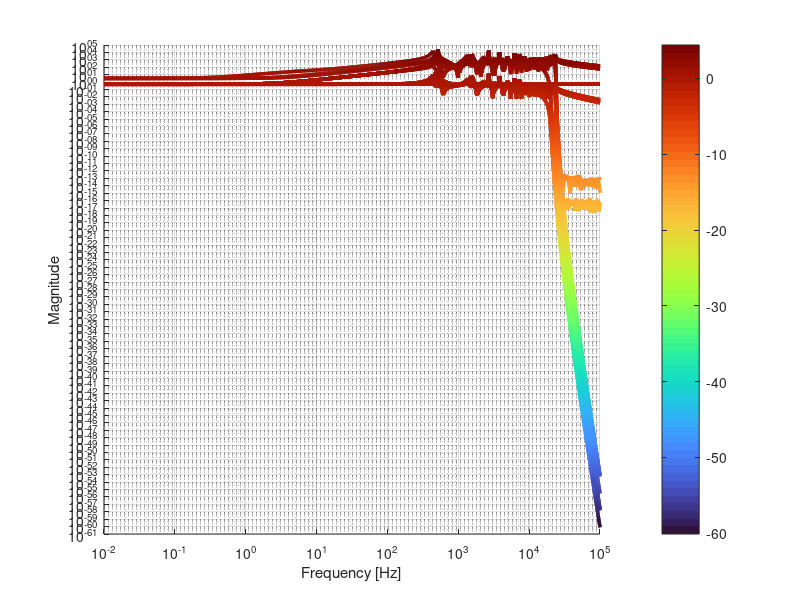

This chart was generated by the following MATLAB code: (Note: this script raises an error after producing the figure.)
function Passivity_test()

% This function evaluates the passivity of the transmission-line model
% represented in state space. For each available mode,
% the transfer matrix is obtained in the frequency domain and
% its Hermitian part is calculated. The passivity condition is verified
% through the eigenvalues of this matrix, which must remain non-negative
% over the analyzed frequency range.


	%                            Matrix loading                             %
	% ─────────────────────────────────────────────────────────────────────────
	load("Passivity_matrices.mat",'Passivity_matrices','Data');
	Matrices = Passivity_matrices;

	f = Data.Fitting_data.f;
	s = Data.Fitting_data.s;
	N = length(s);

	% Number of modes available in the modal representation
	Nf = numel(Matrices.SS_matrix);

	if Nf ~= 3 && Nf ~= 6
		error('The passivity test is implemented only for 3x3 or 6x6 cases.');
	end
	% ─────────────────────────────────────────────────────────────────────────


	%                         Alpha and beta modes                          %
	% ─────────────────────────────────────────────────────────────────────────
	A_alpha = Matrices.SS_matrix(1).A;
	B_alpha = Matrices.SS_m(1).B;
	C_alpha = Matrices.SS_m2(1).C;
	D_alpha = Matrices.SS_m3(1).D;

	[H, ZH, lam] = calculate_realization(A_alpha, B_alpha, C_alpha, D_alpha, s, N);
	% ─────────────────────────────────────────────────────────────────────────


	%                            First zero mode                            %
	% ─────────────────────────────────────────────────────────────────────────
	A_zero = Matrices.SS_matrix(3).A;
	B_zero = Matrices.SS_m(3).B;
	C_zero = Matrices.SS_m2(3).C;
	D_zero = Matrices.SS_m3(3).D;

	[H_zero, ZH_zero, lam_zero] = calculate_realization(A_zero, B_zero, C_zero, D_zero, s, N);
	% ─────────────────────────────────────────────────────────────────────────


	%                       Second zero mode: 6x6 case                     %
	% ─────────────────────────────────────────────────────────────────────────
	if Nf == 6

		A_zero_2 = Matrices.SS_matrix(4).A;
		B_zero_2 = Matrices.SS_m(4).B;
		C_zero_2 = Matrices.SS_m2(4).C;
		D_zero_2 = Matrices.SS_m3(4).D;

		[H_zero_2, ZH_zero_2, lam_zero_2] = ...
			calculate_realization(A_zero_2, B_zero_2, C_zero_2, D_zero_2, s, N);

	end
	% ─────────────────────────────────────────────────────────────────────────


	%                           Plot of H elements                          %
	% ─────────────────────────────────────────────────────────────────────────
	figure;
	map = 'turbo';
	colormap(map);

	for n = 1:3
		for m = 1:3

			X = f;

			% Transfer matrix of the alpha and beta modes
			Y = squeeze(abs(H(n,m,:)))';
			C = log10(max(Y,realmin));

			surface([X;X], [Y;Y], [zeros(size(X));zeros(size(X))], ...
					[C;C], 'FaceColor','none', 'EdgeColor','interp', ...
					'HandleVisibility','off', 'LineWidth',2.5);
			hold on;

			% Transfer matrix of the first zero mode
			Y2 = squeeze(abs(H_zero(n,m,:)))';
			C2 = log10(max(Y2,realmin));

			surface([X;X], [Y2;Y2], [zeros(size(X));zeros(size(X))], ...
					[C2;C2], 'FaceColor','none', 'EdgeColor','interp', ...
					'HandleVisibility','off', 'LineWidth',2.5);

			% Transfer matrix of the second zero mode for the 6x6 case
			if Nf == 6
				Y3 = squeeze(abs(H_zero_2(n,m,:)))';
				C3 = log10(max(Y3,realmin));

				surface([X;X], [Y3;Y3], [zeros(size(X));zeros(size(X))], ...
						[C3;C3], 'FaceColor','none', 'EdgeColor','interp', ...
						'HandleVisibility','off', 'LineWidth',2.5);
			end

		end
	end

	set(gca,'XScale','log');
	set(gca,'YScale','log');
	grid on;
	xlabel('Frequency [Hz]');
	ylabel('Magnitude');

	colorbar;
	clim([-2 4]);

	xlim([min(f) max(f)]);
	ylim([1e-11 1e5]);
	yticks([1e-11 1e-7 1e-3 1e1 1e5]);
	set(gcf,'pos',[150 300 1600 500]);
	% ─────────────────────────────────────────────────────────────────────────


	%                           Eigenvalue plot                             %
	% ─────────────────────────────────────────────────────────────────────────
	figure;
	map = 'turbo';
	colormap(map);

	for n = 1:3

		X = f;

		% Eigenvalues of the alpha and beta modes
		Y = squeeze(lam(n,1,:))';
		C = Y;

		surface([X;X], [Y;Y], [zeros(size(X));zeros(size(X))], ...
				[C;C], 'FaceColor','none', 'EdgeColor','interp', ...
				'HandleVisibility','off', 'LineWidth',2.5);
		hold on;

		% Eigenvalues of the first zero mode
		Y2 = squeeze(lam_zero(n,1,:))';
		C2 = Y2;

		surface([X;X], [Y2;Y2], [zeros(size(X));zeros(size(X))], ...
				[C2;C2], 'FaceColor','none', 'EdgeColor','interp', ...
				'HandleVisibility','off', 'LineWidth',2.5);

		% Eigenvalues of the second zero mode for the 6x6 case
		if Nf == 6
			Y3 = squeeze(lam_zero_2(n,1,:))';
			C3 = Y3;

			surface([X;X], [Y3;Y3], [zeros(size(X));zeros(size(X))], ...
					[C3;C3], 'FaceColor','none', 'EdgeColor','interp', ...
					'HandleVisibility','off', 'LineWidth',2.5);
		end

	end

	set(gca,'XScale','log');
	grid on;
	xlabel('Frequency [Hz]');
	ylabel('Amplitude');

	colorbar;
	clim([-1 5]);

	xlim([min(f) max(f)]);
	ylim([-1 5]);
	yticks([-1 0 1 2 3 4 5]);
	set(gcf,'pos',[150 300 1600 500]);
	% ─────────────────────────────────────────────────────────────────────────

end


function [H, ZH, lam] = calculate_realization(A, B, C, D, s, N)

	n = size(A,1);
	I_n = eye(n);

	H   = zeros(3,3,N);
	ZH  = zeros(3,3,N);
	lam = zeros(3,1,N);

    for k = 1:N
		H(:,:,k)   = C * ((s(1,k)*I_n - A) \ B) + D;
		ZH(:,:,k)  = (H(:,:,k) + H(:,:,k)')/2;
		lam(:,:,k) = eig(ZH(:,:,k));
    end

end
